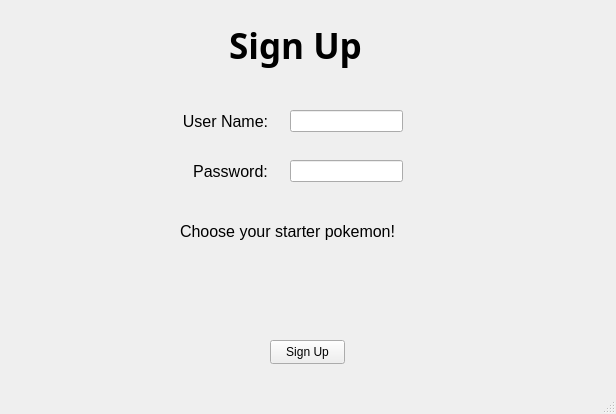
<?xml version="1.0" encoding="UTF-8"?>
<ui version="4.0">
 <class>SignupWindow</class>
 <widget class="QMainWindow" name="SignupWindow">
  <property name="geometry">
   <rect>
    <x>0</x>
    <y>0</y>
    <width>616</width>
    <height>414</height>
   </rect>
  </property>
  <property name="windowTitle">
   <string>Sign Up</string>
  </property>
  <widget class="QWidget" name="centralwidget">
   <widget class="QLineEdit" name="t1_user">
    <property name="geometry">
     <rect>
      <x>290</x>
      <y>110</y>
      <width>113</width>
      <height>22</height>
     </rect>
    </property>
   </widget>
   <widget class="QLabel" name="l2_sign_up">
    <property name="geometry">
     <rect>
      <x>180</x>
      <y>100</y>
      <width>91</width>
      <height>31</height>
     </rect>
    </property>
    <property name="font">
     <font>
      <pointsize>12</pointsize>
     </font>
    </property>
    <property name="text">
     <string>User Name:</string>
    </property>
    <property name="alignment">
     <set>Qt::AlignBottom|Qt::AlignHCenter</set>
    </property>
   </widget>
   <widget class="QLabel" name="l3_username">
    <property name="geometry">
     <rect>
      <x>180</x>
      <y>140</y>
      <width>101</width>
      <height>41</height>
     </rect>
    </property>
    <property name="font">
     <font>
      <pointsize>12</pointsize>
     </font>
    </property>
    <property name="text">
     <string>Password:</string>
    </property>
    <property name="alignment">
     <set>Qt::AlignBottom|Qt::AlignHCenter</set>
    </property>
   </widget>
   <widget class="QLineEdit" name="t2_pass">
    <property name="geometry">
     <rect>
      <x>290</x>
      <y>160</y>
      <width>113</width>
      <height>22</height>
     </rect>
    </property>
   </widget>
   <widget class="QLabel" name="l4_password">
    <property name="geometry">
     <rect>
      <x>210</x>
      <y>10</y>
      <width>171</width>
      <height>71</height>
     </rect>
    </property>
    <property name="font">
     <font>
      <family>Segoe UI Black</family>
      <pointsize>26</pointsize>
      <weight>75</weight>
      <bold>true</bold>
     </font>
    </property>
    <property name="text">
     <string>Sign Up</string>
    </property>
    <property name="alignment">
     <set>Qt::AlignCenter</set>
    </property>
   </widget>
   <widget class="QLabel" name="l5_choose_pokemon">
    <property name="geometry">
     <rect>
      <x>180</x>
      <y>200</y>
      <width>241</width>
      <height>41</height>
     </rect>
    </property>
    <property name="font">
     <font>
      <pointsize>12</pointsize>
     </font>
    </property>
    <property name="text">
     <string>Choose your starter pokemon!</string>
    </property>
    <property name="alignment">
     <set>Qt::AlignBottom|Qt::AlignLeading|Qt::AlignLeft</set>
    </property>
   </widget>
   <widget class="QLabel" name="l6_pkmn1">
    <property name="geometry">
     <rect>
      <x>150</x>
      <y>260</y>
      <width>71</width>
      <height>61</height>
     </rect>
    </property>
    <property name="styleSheet">
     <string notr="true">QLabel#label_5 {
    border: 2px solid black;
}
QLabel#label_5:pressed {
    border: 2px solid red;
}</string>
    </property>
    <property name="text">
     <string/>
    </property>
    <property name="pixmap">
     <pixmap>../sugimori/1.png</pixmap>
    </property>
    <property name="scaledContents">
     <bool>true</bool>
    </property>
   </widget>
   <widget class="QLabel" name="l7_pkmn4">
    <property name="geometry">
     <rect>
      <x>260</x>
      <y>260</y>
      <width>71</width>
      <height>61</height>
     </rect>
    </property>
    <property name="styleSheet">
     <string notr="true">QLabel#label_6 {
    border: 2px solid black;
}
QLabel#label_6:pressed {
    border: 2px solid red;
}</string>
    </property>
    <property name="text">
     <string/>
    </property>
    <property name="pixmap">
     <pixmap>../sugimori/4.png</pixmap>
    </property>
    <property name="scaledContents">
     <bool>true</bool>
    </property>
   </widget>
   <widget class="QLabel" name="l8_pkmn7">
    <property name="geometry">
     <rect>
      <x>360</x>
      <y>260</y>
      <width>71</width>
      <height>61</height>
     </rect>
    </property>
    <property name="styleSheet">
     <string notr="true">QLabel#label_7 {
    border: 2px solid black;
}
QLabel#label_7:pressed {
    border: 2px solid red;
}</string>
    </property>
    <property name="text">
     <string/>
    </property>
    <property name="pixmap">
     <pixmap>../sugimori/7.png</pixmap>
    </property>
    <property name="scaledContents">
     <bool>true</bool>
    </property>
   </widget>
   <widget class="QPushButton" name="b5_sign_up">
    <property name="geometry">
     <rect>
      <x>270</x>
      <y>340</y>
      <width>75</width>
      <height>24</height>
     </rect>
    </property>
    <property name="text">
     <string>Sign Up</string>
    </property>
   </widget>
  </widget>
  <widget class="QMenuBar" name="menubar">
   <property name="geometry">
    <rect>
     <x>0</x>
     <y>0</y>
     <width>616</width>
     <height>22</height>
    </rect>
   </property>
  </widget>
  <widget class="QStatusBar" name="statusbar"/>
 </widget>
 <resources/>
 <connections/>
</ui>
